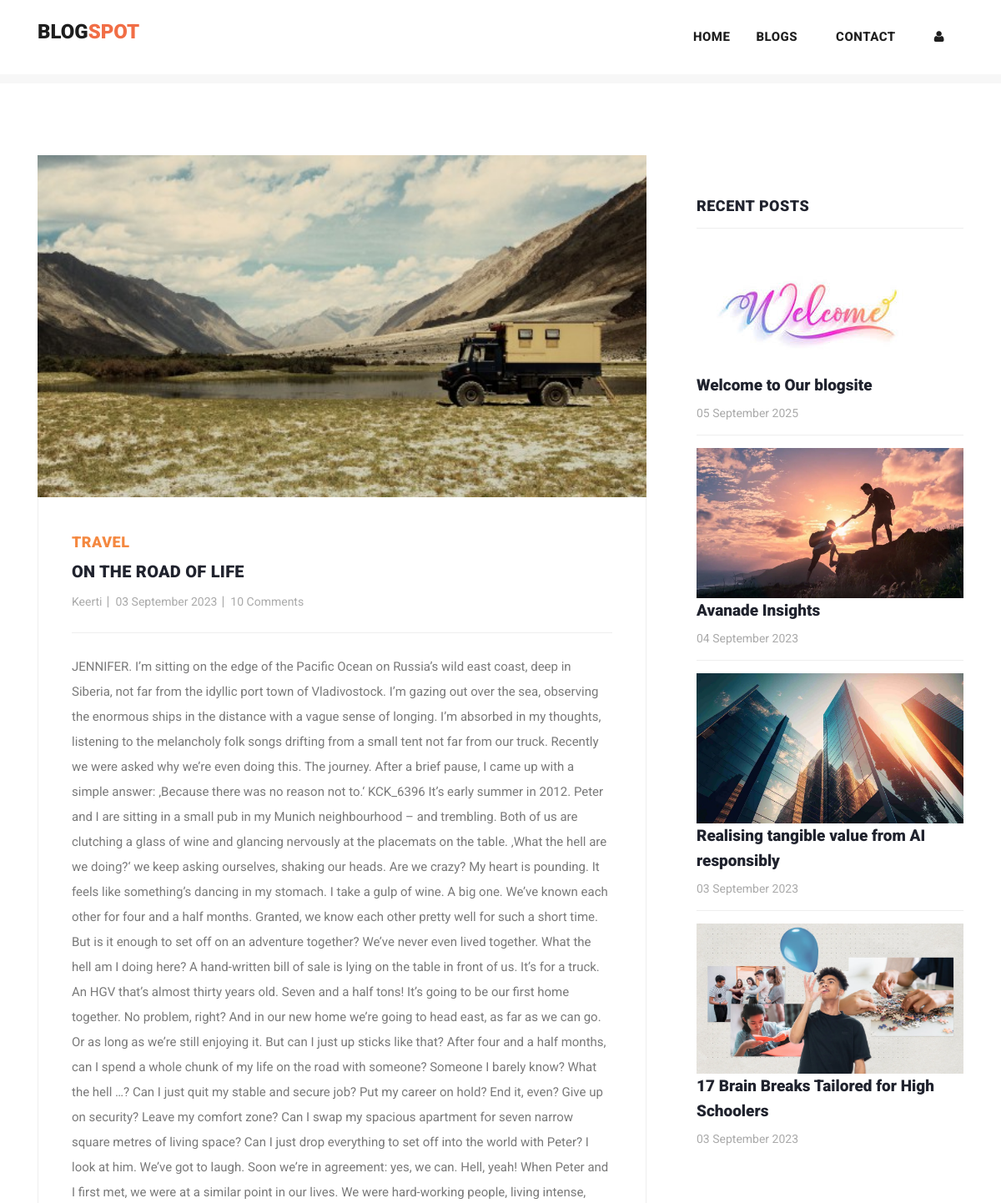
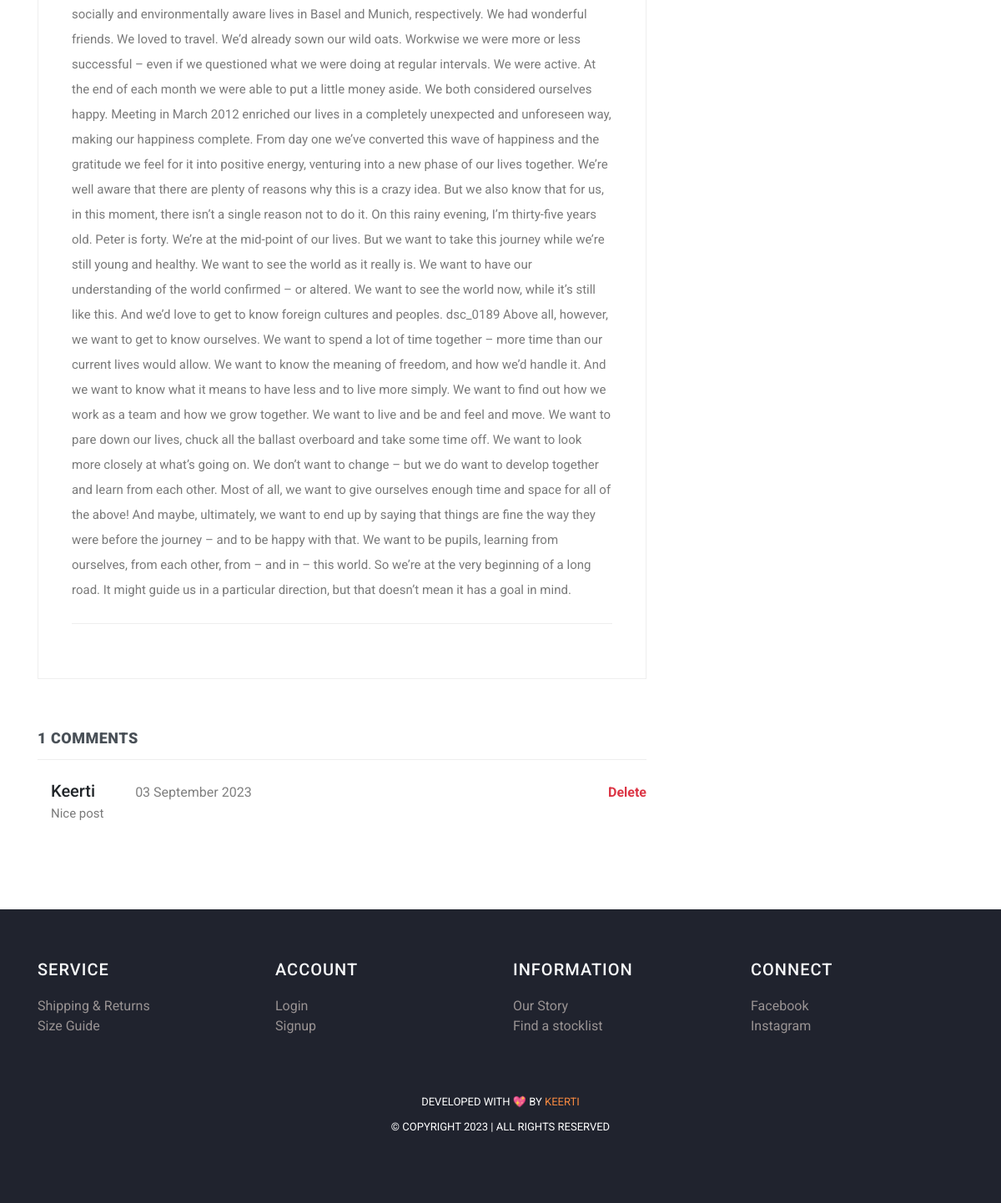
The page /post/18 on the database its author committed (2 pictures, top to bottom).
### myapp/models.py (models this page shows, shortened)
class Post(models.Model):
    postname = models.CharField(max_length=600)
    category = models.CharField(max_length=600)
    image = models.ImageField(upload_to='images/posts',blank=True,null=True)
    content = models.CharField(max_length=100000)
    time = models.CharField(default=time,max_length=100, blank=True)
    likes = models.IntegerField(null=True,blank=True,default=0)
    user = models.ForeignKey(User,on_delete=models.CASCADE)

class Comment(models.Model):
    content = models.CharField(max_length=200)
    time = models.CharField(default=time,max_length=100, blank=True)
    post = models.ForeignKey(Post,on_delete=models.CASCADE)
    user = models.ForeignKey(User,on_delete=models.CASCADE)

### myapp/views.py (the view)
# urls.py: path("post/<int:id>",views.post,name="post"),
def post(request,id):
    post = Post.objects.get(id=id)
    return render(request,"post-details.html",{
        "user":request.user,
        'post':Post.objects.get(id=id),
        'recent_posts':Post.objects.all().order_by("-id"),
        'media_url':settings.MEDIA_URL,
        'comments':Comment.objects.filter(post_id = post.id),
        'total_comments': len(Comment.objects.filter(post_id = post.id))
    })

### templates/post-details.html (shortened to what this page needs)
{% load static %}
<!DOCTYPE html>
<html lang="en">
  <head>
    <link href="https://cdn.jsdelivr.net/npm/bootstrap@5.3.0-alpha3/dist/css/bootstrap.min.css" rel="stylesheet">
    <link href="{% static 'vendor/bootstrap/css/bootstrap.min.css' %}" rel="stylesheet">
    <link rel="stylesheet" href="{% static 'assets/css/fontawesome.css' %}">
    <link rel="stylesheet" href="{% static 'assets/css/templatemo-stand-blog.css' %}">
    <link rel="stylesheet" href="{% static 'assets/css/owl.css' %}">
  </head>
  <body>
    {%include 'header.html'%}
    <section class="blog-posts grid-system">
      <div class="container">
        <div class="row">
          <div class="col-lg-8">
            <div class="all-blog-posts">
              <div class="row">
                <div class="col-lg-12">
                  <div class="blog-post">
                    <div class="blog-thumb">
                      <img src="{{media_url}}{{post.image}}" alt="post_image">
                    </div>
                    <div class="down-content">
                      <span>{{post.category}}</span>
                      <a><h4>{{post.postname}}</h4></a>
                      <ul class="post-info">
                        <li><a href="#">{{post.user}}</a></li>
                        <li><a href="#">{{post.time}}</a></li>
                        <li><a href="#">10 Comments</a></li>
                      </ul>
                      <p>{{post.content}}</p>
                    </div>
                  </div>
                </div>
                <div class="col-lg-12">
                  <div class="sidebar-item comments">
                    <div class="sidebar-heading">
                      <h2 class="text-dark-emphasis">{{total_comments}} comments</h2>
                    </div>
                    <div class="content">
                      <ul>
                        {% for comment in comments %}
                        <li style="display: block;">
                          <div class="ps-3">
                            <h5>{{comment.user}}<span class="small text-black-50 px-5 text-danger">{{comment.time}}</span>
                              {% if post.user == user or comment.user == post.user%}
                              <a href="{% url 'deletecomment' comment.id %}" class="small text-danger float-right fw-bold pt-1">Delete</a>
                              {% endif %}
                            </h5>
                            <p>{{comment.content}}</p>
                          </div>
                        </li>
                        {% endfor %}
                      </ul>
                    </div>
                  </div>
                </div>
              </div>
            </div>
          </div>
          <div class="col-lg-4">
            <div class="sidebar">
              <div class="row">
                <div class="col-lg-12">
                  <div class="sidebar-item recent-posts">
                    <div class="sidebar-heading">
                      <h2>Recent Posts</h2>
                    </div>
                    <div class="content">
                      <ul>
                        {% for post in recent_posts|slice:"0:4" %}
                        <li>
                          <img src="{{media_url}}{{post.image}}" class="img-fluid" alt="">
                          <a href="post-details.html">
                            <a href="{% url 'post' post.id %}" class="text-decoration-none text-dark"><h5>{{post.postname}}</h5></a>
                          <span>{{post.time}}</span>
                        </a></li>
                        {% endfor %}
                      </ul>
                    </div>
                  </div>
                </div>
              </div>
            </div>
          </div>
        </div>
      </div>
    </section>
   {% include "footer.html" %}
  </body>
</html>

### templates/header.html (shortened to what this page needs)
<header class="">
  <nav class="navbar navbar-expand-lg bg-white">
    <div class="container">
      <a class="navbar-brand" href="{% url 'index' %}">
        <h2>Blog<span style="color: rgb(241, 110, 70);">Spot</span></h2>
      </a>
      <div class="collapse navbar-collapse" id="navbarResponsive">
        <ul class="navbar-nav ml-auto">
          <li>
            <a class="nav-link" href="{% url 'index' %}">Home
            </a>
          </li>
          <li class="nav-item">
            <a class="nav-link" href="{% url 'blog' %}">Blogs</a>
          </li>
          <li class="nav-item">
            <a class="nav-link" href="{% url 'contact' %}">Contact</a>
          </li>
          {% if user.is_authenticated %}
          <li class="nav-item">
            <a class="nav-link" href="{% url 'create' %}">Create</a>
          </li>
          <li class="nav-item">
            <a class="nav-link" href="{% url 'profile' user.id %}">Profile</a>
          </li>
          <li class="nav-item">
            <a class="nav-link text-primary" href="{% url 'logout' %}">Logout</a>
          </li>
          {% else %}
          <li class="nav-item">
            <a class="nav-link" href="{% url 'signin' %}"><i class="fa fa-user"></i></a>
          </li>
          {% endif %}
        </ul>
      </div>
    </div>
  </nav>
</header>
<div class="main-banner header-text">
  <div class="container-fluid">
    <div class="owl-banner owl-carousel">
    </div>
  </div>
</div>

### templates/footer.html (shortened to what this page needs)
<footer>
  <div class="container">
    <div class="row">
      <div class="col-lg-3 col-md-6 col-sm-12">
        <h4 class="text-light">SERVICE</h4>
        <ul>
          <li><a href="#">Shipping & Returns</a></li>
          <li><a href="#">Size Guide</a></li>
        </ul>
      </div>
      <div class="col-lg-3 col-md-6 col-sm-12">
        <h4 class="text-light">ACCOUNT</h4>
        <ul>
          <li><a href="{% url 'signin' %}">Login</a></li>
          <li><a href="{% url 'signup' %}">Signup</a></li>
        </ul>
      </div>
      <div class="col-lg-3 col-md-6 col-sm-12">
        <h4 class="text-light">INFORMATION</h4>
        <ul>
          <li><a href="{% url 'blog' %}">Our Story</a></li>
          <li><a href="#">Find a stocklist</a></li>
        </ul>
      </div>
      <div class="col-lg-3 col-md-6 col-sm-12">
        <h4 class="text-light">CONNECT</h4>
        <ul>
          <li><a href="https://www.linkedin.com/in/keerti-vishwkarma-8ba754243/">Facebook</a></li>
          <li><a href="https://www.linkedin.com/in/keerti-vishwkarma-8ba754243/">Instagram</a></li>
        </ul>
      </div>
    </div>
  </div>
  <div class="container mt-5">
    <div class="row">
      <div class="col-lg-12">
        <div class="p-3">
          <p>Developed with 💖 by <a href="https://www.linkedin.com/in/keerti-vishwkarma-8ba754243/">Keerti</a> <br>
            &copy; Copyright 2023 | All Rights Reserved
        </div>
      </div>
    </div>
  </div>
</footer>

### static/assets/css/templatemo-stand-blog.css (style rules this page uses)
body { font-family: 'Roboto', sans-serif; overflow-x: hidden; text-rendering: optimizeLegibility; -webkit-font-smoothing: antialiased; -moz-osx-font-smoothing: grayscale; }
p { margin-bottom: 0px; font-size: 15px; font-weight: 400; color: #7a7a7a; line-height: 30px; }
a { text-decoration: none!important; }
ul { padding: 0; margin: 0; list-style: none; }
h1,h2,h3,h4,h5,h6 { margin: 0px; }
header { position: absolute; z-index: 99999; width: 100%; height: 100px; background-color: #f7f7f7; -webkit-transition: all 0.3s ease-in-out 0s; -moz-transition: all 0.3s ease-in-out 0s; -o-transition: all 0.3s ease-in-out 0s; transition: all 0.3s ease-in-out 0s; }
header .navbar { padding: 25px 0px; }
.navbar .navbar-brand { float: left; margin-top: -12px; outline: none; }
.navbar .navbar-brand h2 { color: #1e1e1e; text-transform: uppercase; font-size: 24px; font-weight: 900; -webkit-transition: all .3s ease 0s; -moz-transition: all .3s ease 0s; -o-transition: all .3s ease 0s; transition: all .3s ease 0s; }
#navbarResponsive { z-index: 999; }
.navbar-collapse { text-align: center; }
.navbar .navbar-nav .nav-item { margin: 0px 15px; }
.navbar .navbar-nav a.nav-link { text-transform: capitalize; font-size: 15px; font-weight: 800; text-transform: uppercase; letter-spacing: 0.5px; color: #1e1e1e; transition: all 0.3s; }
.main-banner .container-fluid { padding: 0px 10px; margin-bottom: -24px; }
.owl-banner { padding-top: 110px; }
.blog-posts { margin-top: 100px; }
.blog-posts .blog-post { margin-bottom: 30px; }
.blog-posts .blog-thumb img { width: 100%; overflow: hidden; }
.blog-posts .down-content { padding: 40px; border-right: 1px solid #eee; border-left: 1px solid #eee; border-bottom: 1px solid #eee; }
.blog-posts .down-content span { font-size: 18px; text-transform: uppercase; letter-spacing: 0.5px; font-weight: 900; color: #f48840; }
.blog-posts .down-content h4 { font-size: 24px; text-transform: capitalize; letter-spacing: 0.5px; font-weight: 900; color: #20232e; margin: 10px 0px 12px 0px; }
.blog-posts .down-content ul.post-info li { display: inline-block; margin-right: 8px; }
.blog-posts .down-content ul.post-info li:after { content: '|'; color: #aaa; margin-left: 8px; }
.blog-posts .down-content h4 { font-size: 20px; letter-spacing: 0.25px; }
.grid-system .down-content ul.post-info li { margin-right: 3px; }
.grid-system .down-content ul.post-info li:after { margin-left: 5px; }
.blog-posts .down-content ul.post-info li:last-child::after { display: none; }
.blog-posts .down-content ul.post-info li a { font-size: 14px; color: #aaa; font-weight: 400; transition: all .3s; }
.blog-posts .down-content p { padding: 25px 0px; margin: 25px 0px; border-top: 1px solid #eee; border-bottom: 1px solid #eee; }
.blog-posts .sidebar-heading h2 { font-size: 18px; text-transform: uppercase; font-weight: 900; letter-spacing: 0.5px; color: #20232e; border-bottom: 1px solid #eee; padding-bottom: 15px; margin-bottom: 25px; }
.blog-posts .comments { margin-top: 30px; }
.blog-posts .comments ul li { display: inline-block; margin-bottom: 20px; padding-bottom: 20px; border-bottom: 1px solid #eee; }
.blog-posts .comments ul li:last-child { margin-bottom: 0px; padding-bottom: 0px; border-bottom: none; }
.sidebar { margin-left: 30px; }
.sidebar .sidebar-item { margin-top: 50px; }
.sidebar .sidebar-heading h2 { font-size: 18px; text-transform: uppercase; font-weight: 900; letter-spacing: 0.5px; color: #20232e; border-bottom: 1px solid #eee; padding-bottom: 15px; margin-bottom: 25px; }
.sidebar .recent-posts ul li { margin-bottom: 15px; padding-bottom: 15px; border-bottom: 1px solid #eee; }
.sidebar .recent-posts ul li:last-child { margin-bottom: 0px; padding-bottom: 0px; border-bottom: none; }
.sidebar .recent-posts ul li h5 { font-size: 19px; font-weight: 900; color: #20232e; line-height: 30px; transition: all 0.3s; }
.sidebar .recent-posts ul li span { display: block; font-size: 14px; color: #aaa; margin-top: 8px; }
footer { margin-top: 100px; text-align: center; background-color: #20232e; padding: 60px 0px; }
footer p { font-size: 13px; text-transform: uppercase; color: #fff; }
footer p a { color: #f48840; }

### templates/footer.html (style rules this page uses)
h4 { text-align: left; color: #dfdada; letter-spacing: 1px; margin-bottom: 20px; font-size: 20px; }
li { text-decoration: none; text-align: left; }
li a { color: rgb(153, 147, 147); }

### rows shown on the page
Post: image (picture), category "TRAVEL", postname "ON THE ROAD OF LIFE", user "Keerti", time "03 September 2023", content "JENNIFER. I’m sitting on the edge of the Pacific Ocean on Russia’s wild east coast, deep in Siberia, not far from the idyllic port town of Vladivostock. I’m gazing out over the sea, observing the enormous ships in the distance with a vague sense of longing. I’m absorbed in my thoughts, listening to the melancholy folk songs drifting from a small tent not far from our truck. Recently we were asked why we’re even doing this. The journey. After a brief pause, I came up with a simple answer: ‚Because there was no reason not to.‘ KCK_6396 It’s early summer in 2012. Peter and I are sitting in a small pub in my Munich neighbourhood – and trembling. Both of us are clutching a glass of wine and…"
Comment: user "Keerti", time "03 September 2023", shows "Delete", content "Nice post"
Post: image (picture), postname "Welcome to Our blogsite", time "05 September 2025"
Post: image (picture), postname "Avanade Insights", time "04 September 2023"
Post: image (picture), postname "Realising tangible value from AI responsibly", time "03 September 2023"
Post: image (picture), postname "17 Brain Breaks Tailored for High Schoolers", time "03 September 2023"

### other values the page prints
{{ total_comments }} "1"
